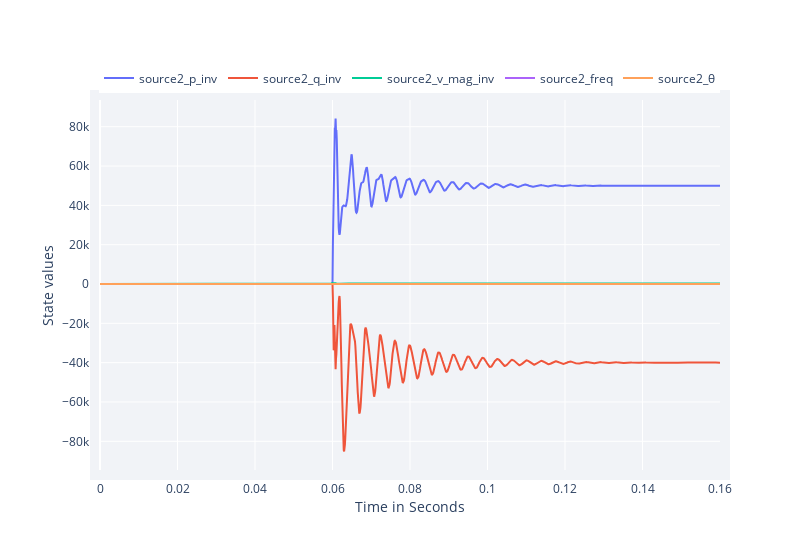

Source (notebook cell):
### Markdown cell above
_______________________________________________________________________________
### High-Level Rendering

### Code cell
RenderHookResults(hook = hook, 
                    states_to_plot  = [], 
                    actions_to_plot = [],  
                    v_mag_inv       = [2], # Scaled L₂ norm in αβγ coordinates [V]
                    power_p_inv     = [2], # Real power [Watts]
                    power_q_inv     = [2], # Imaginary power [VAi]
                    angles          = [2], # Relative angle [degrees]
                    freq            = [2], # Angular velocity [Hz]
                    )

### Figure 1 — Plotly figure (JSON) as saved in the notebook; plotly's stock layout.template omitted (floating-point values rounded to 4 significant figures; data arrays with more than 128 entries replaced by an {"elided": "..."} marker saying what was removed)
{"data": [{"mode": "lines", "name": "source2_p_inv", "type": "scatter", "x": {"elided": "1601 float values"}, "y": {"elided": "1601 float values"}}, {"mode": "lines", "name": "source2_q_inv", "type": "scatter", "x": {"elided": "1601 float values"}, "y": {"elided": "1601 float values"}}, {"mode": "lines", "name": "source2_v_mag_inv", "type": "scatter", "x": {"elided": "1601 float values"}, "y": {"elided": "1601 float values"}}, {"mode": "lines", "name": "source2_freq", "type": "scatter", "x": {"elided": "1601 float values"}, "y": {"elided": "1601 float values"}}, {"mode": "lines", "name": "source2_θ", "type": "scatter", "x": {"elided": "1601 float values"}, "y": {"elided": "1601 float values"}}], "layout": {"height": 550, "legend": {"orientation": "h", "x": 1, "xanchor": "right", "y": 1.02, "yanchor": "bottom"}, "margin": {"b": 80, "l": 100, "pad": 10, "r": 80, "t": 100}, "plot_bgcolor": "#f1f3f7", "width": 800, "xaxis": {"title": {"text": "Time in Seconds"}}, "yaxis": {"title": {"text": "State values"}}, "yaxis2": {"overlaying": "y", "side": "right", "title": "Action values", "titlefont": {"color": "orange"}}}}
